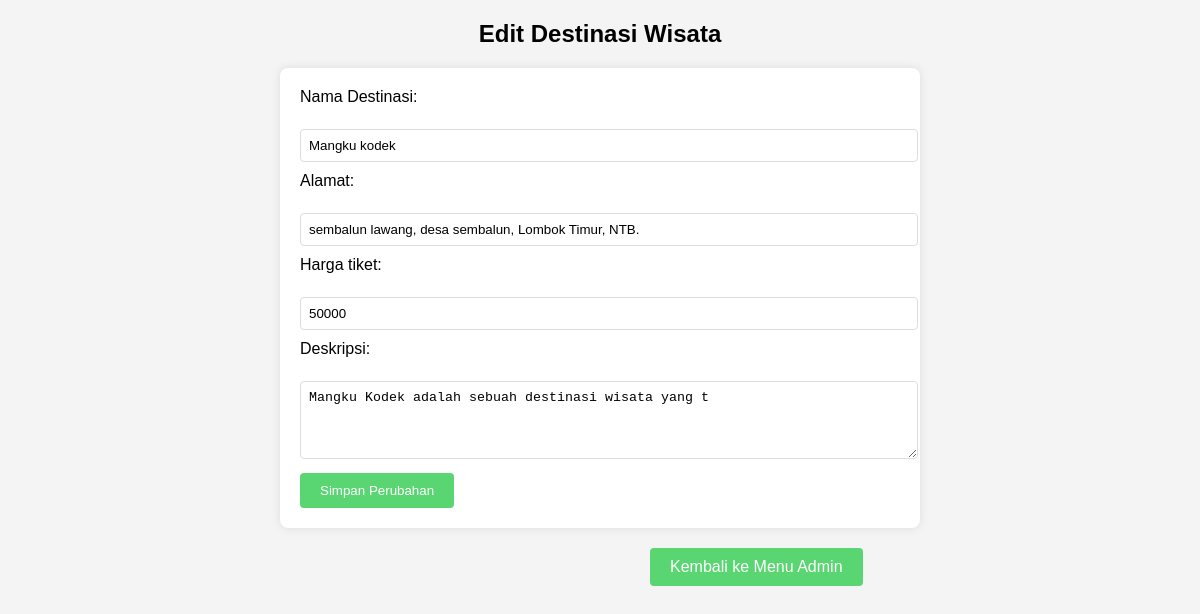
Page /edit.php?id=2 on the committed database.
### tables this page shows
CREATE TABLE `images` (
  `id` int(11) NOT NULL AUTO_INCREMENT,
  `image_name` varchar(50) DEFAULT NULL,
  `nama_destinasi` varchar(50) DEFAULT NULL,
  `alamat` varchar(50) DEFAULT NULL,
  `harga_tiket` int(11) DEFAULT NULL,
  `deskripsi` varchar(50) DEFAULT NULL,
  PRIMARY KEY (`id`)
);

### edit.php (the view, shortened to what this page needs)
<?php
include "database.php";
if(isset($_GET['id'])) {
    $id = $_GET['id'];
    $sql = "SELECT * FROM images WHERE id = $id";
    $result = $conn->query($sql);
    if ($result->num_rows > 0) {
        $row = $result->fetch_assoc();
        $nama_destinasi = $row['nama_destinasi'];
        $alamat = $row['alamat'];
        $deskripsi = $row['deskripsi'];
        $harga_tiket = $row['harga_tiket'];
?>
<!DOCTYPE html>
<html lang="en">
<head>
    <link rel="stylesheet" href="CSS/edit.css">
</head>
<body>
    <h2>Edit Destinasi Wisata</h2>
    <form action="" method="post">
        <label for="nama_destinasi">Nama Destinasi:</label><br>
        <input type="text" id="nama_destinasi" name="nama_destinasi" value="<?php echo $nama_destinasi; ?>"><br>
        <label for="alamat">Alamat:</label><br>
        <input type="text" id="alamat" name="alamat" value="<?php echo $alamat; ?>"><br>
        <label for="harga_tiket">Harga tiket:</label><br>
        <input type="text" id="harga_tiket" name="harga_tiket" value="<?php echo $harga_tiket; ?>"><br>
        <label for="deskripsi">Deskripsi:</label><br>
        <textarea id="deskripsi" name="deskripsi" rows="4" cols="50"><?php echo $deskripsi; ?></textarea><br>
        <button type="submit">Simpan Perubahan</button>
    </form>
    <a href="admin1.php" class="back-button">Kembali ke Menu Admin</a>
</body>
</html>
<?php
    } else {
        echo "Data tidak ditemukan.";
    }
} else {
    echo "ID tidak ditemukan dalam URL.";
}
?>

### CSS/edit.css (style rules this page uses)
:root { --primary: #000000; --bg: #ffffff; --secondary: #59d672; --button: #408af1; }
body { font-family: Arial, sans-serif; background-color: #f4f4f4; margin: 0; padding: 0; }
h2 { text-align: center; margin-top: 20px; }
form { max-width: 600px; margin: 20px auto; background-color: #fff; padding: 20px; border-radius: 8px; box-shadow: 0 0 10px rgba(0, 0, 0, 0.1); }
form label { display: block; margin-bottom: 5px; }
form input[type="text"], form textarea { width: 100%; padding: 8px; margin-bottom: 10px; border: 1px solid #ddd; border-radius: 4px; }
form textarea { resize: vertical; }
form button { background-color: var(--secondary); color: #fff; border: none; padding: 10px 20px; border-radius: 4px; cursor: pointer; }
.back-button { display: inline-block; padding: 10px 20px; background-color: var(--secondary); color: #fff; text-decoration: none; border: none; border-radius: 4px; cursor: pointer; position: relative; transition: background-color 0.3s; margin-left: 650px; }

### rows in the picture
images: nama_destinasi "Mangku kodek", alamat "sembalun lawang, desa sembalun, Lombok Timur, NTB.", harga_tiket "50000", deskripsi "Mangku Kodek adalah sebuah destinasi wisata yang t"
